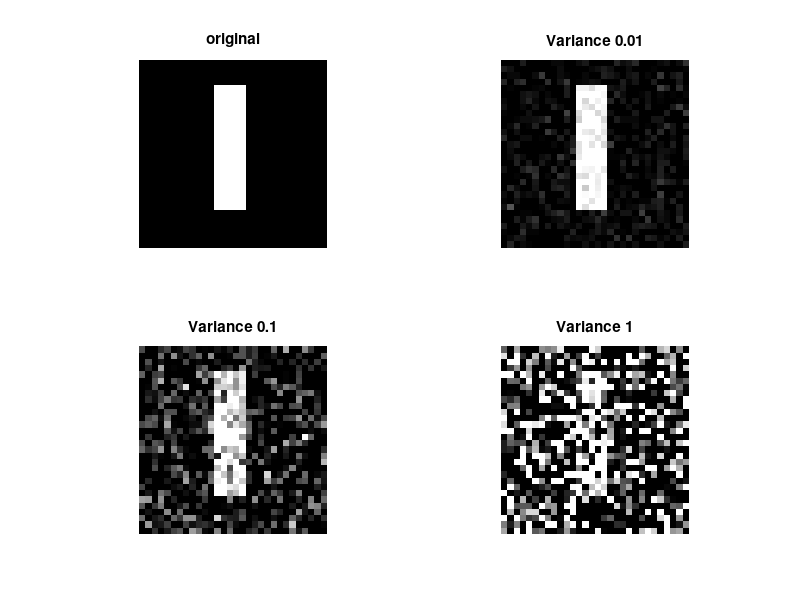

The MATLAB source for this figure: (Note: this script raises an error after producing the figure.)
%%%%%%%%%%%%%%%%%%%%%%%%%%%%%%%%%%%%%%%%%%%%%%%%
% Script to create artificial noise on an artificial image
% and then calculate Mean Square Error, Peek Signal to
% Noise Ratio and Signal to Noise Ratio
%
% Silvia Gioia Florio, matr. 119328
% 11/04/2017 - Excercise 1.2
%%%%%%%%%%%%%%%%%%%%%%%%%%%%%%%%%%%%%%%%%%%%%%%%
 
%% initialize synthetic image
% initialize black image
img = zeros(30,30);
% create a white rectangle
img(5:24, 13:17)=1.;


%% adding noise %%
% 0.01 variance noise
imgLowVar = imnoise (img, 'gaussian', 0, 0.01);

% 0.1 variance noise
imgMedVar = imnoise (img, 'gaussian', 0, 0.1);

% 1 variance noise
imgHighVar = imnoise (img, 'gaussian', 0, 1.);


%% Displaying images %%
figure
% original image
subplot(2,2,1), imshow(img)
title('original')
% 0.01 variance
subplot(2,2,2), imshow(imgLowVar)
title('Variance 0.01')
% 0.1 variance
subplot(2,2,3), imshow(imgMedVar)
title('Variance 0.1')
% 1 variance
subplot(2,2,4), imshow(imgHighVar)
title('Variance 1')


%% Calculating mse, psnr and snr %%
% mse
mseLowVar = immse(img, imgLowVar);
mseMedVar = immse(img, imgMedVar);
mseHighVar = immse(img, imgHighVar);

% psnr
[psnrLowVar, snrLowVar] = psnr(img, imgLowVar);
[psnrMedVar, snrMedVar] = psnr(img, imgMedVar);
[psnrHighVar, snrHighVar] = psnr(img, imgHighVar);


%% Display values in table %%
mse = table(mseLowVar, mseMedVar, mseHighVar)
psnr = table(psnrLowVar, psnrMedVar, psnrHighVar)
snr = table(snrLowVar, snrMedVar, snrHighVar)
